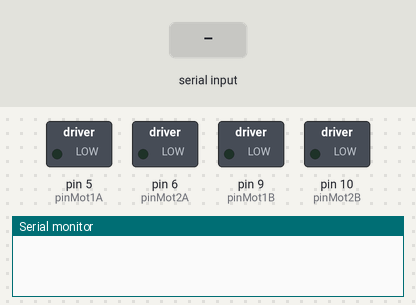
The sketch below on a simulated Arduino Uno, built with avr-gcc and run on an emulated ATmega328P. Parts: switched loads named in the sketch (green lamp = pin HIGH), the last lines printed to the serial monitor. The test bench sets the inputs (shaded band).

Above: at 1.2 s.
1.3 s: "F90\n" received over Serial
At 2.5 s:
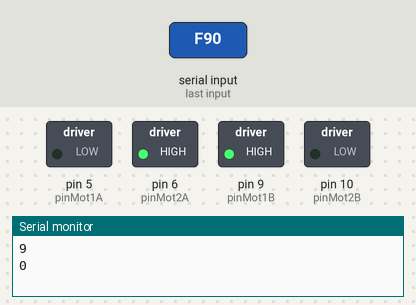
2.8 s: byte 82 ('R') received over Serial
At 3.7 s:
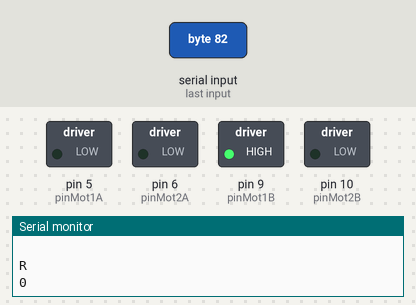
4.3 s: byte 113 ('q') received over Serial
5.8 s: byte 76 ('L') received over Serial
At 7.0 s:
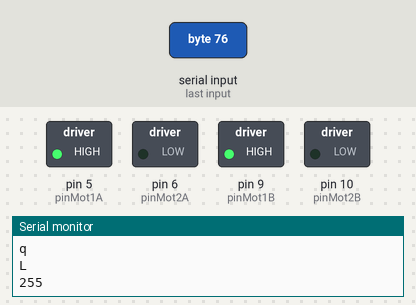
7.3 s: byte 66 ('B') received over Serial
At 8.3 s:
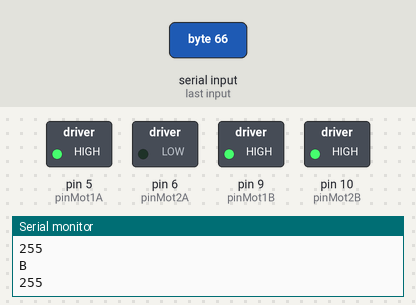
8.8 s: "R,45\n" received over Serial
At 9.5 s:
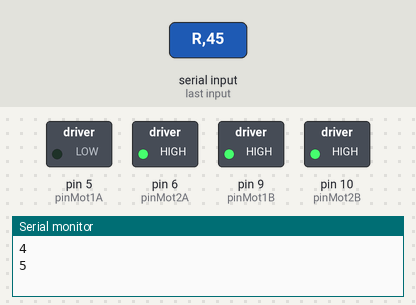
Timing chart, 0 to 11.3 s (numbered marks = the images above; inputs shaded):
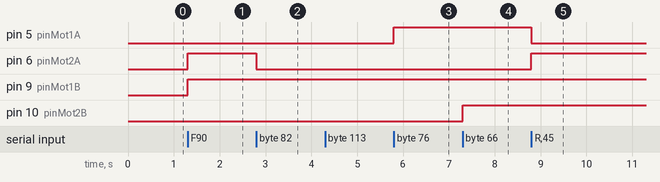

The sketch:

script-Sketch.ino
```cpp
#include <NewPing.h>

// Define os pinos para o sensor de ultrassom
#define TRIG_P 4 // Pino para enviar o sinal
#define ECHO_P 3 // Pino para receber o sinal
#define MAX_DISTANCE 14 // Distância máxima para medição

// Cria um objeto 'sonar' para o sensor de ultrassom
NewPing sonar(TRIG_P, ECHO_P, MAX_DISTANCE);

// Define os pinos para controle dos motores
#define pinMot1A 5
#define pinMot1B 9
#define pinMot2A 6
#define pinMot2B 10

int vel = 255;

void setup() {
    // Configura todos os pinos dos motores como saída
    pinMode(pinMot1A, OUTPUT);
    pinMode(pinMot1B, OUTPUT);
    pinMode(pinMot2A, OUTPUT);
    pinMode(pinMot2B, OUTPUT);

    // Inicializa a comunicação serial com a taxa de 9600 bps
    Serial.begin(9600);
}

void loop() {
  //  digitalWrite(pinMot2A, vel); frente esquerda
  //  digitalWrite(pinMot1B, vel); frente direita

    // Declara uma variável para armazenar o caractere recebido pela comunicação serial
    char value;

    // Verifica se há dados disponíveis na porta serial
    if (Serial.available()) {
        // Lê o caractere disponível na porta serial
        value = Serial.read();
        // Envia de volta o caractere lido
        Serial.write(value);
        Serial.println(" ");

        if(
          value == '0'||
          value == '1'||
          value == '2'||
          value == '3'||
          value == '4'||
          value == '5'||
          value == '6'||
          value == '7'||
          value == '8'||
          value == '9'||
          (value == 'q')
        )

        {
          if(value == 'q'){
            value = 10;
            vel = value * 25.5;
          } else {
            int index = int(value) - 48;
            vel = index * 25.5;
          }
        }


        // Executa uma ação de acordo com o caractere recebido
        switch (value) {
            case 'S': // Se receber 's', para os motores
                Serial.println(vel);
                analogWrite(pinMot1A, LOW);
                analogWrite(pinMot1B, LOW);
                analogWrite(pinMot2A, LOW);
                analogWrite(pinMot2B, LOW);
                break;

            case 'F': // Se receber 'w', movimenta para frente
                Serial.println(vel);
                analogWrite(pinMot2B, LOW);
                analogWrite(pinMot1A, LOW);
                analogWrite(pinMot2A, vel);
                analogWrite(pinMot1B, vel);
                break;

            case 'L': // Se receber 'a', movimenta para a esquerda
                Serial.println(vel);
                analogWrite(pinMot2B, LOW);
                analogWrite(pinMot2A, LOW);
                analogWrite(pinMot1A, vel);
                analogWrite(pinMot1B, vel);
                break;

            case 'R': // Se receber 'd', movimenta para a direita
                Serial.println(vel);
                analogWrite(pinMot1A, LOW);
                analogWrite(pinMot1A, LOW);
                analogWrite(pinMot2A, vel);
                analogWrite(pinMot2B, vel);
                break;

            case 'B': // Se receber 'S', movimenta para trás
                Serial.println(vel);
                analogWrite(pinMot1A, LOW);
                analogWrite(pinMot2A, LOW);
                analogWrite(pinMot1A, vel);
                analogWrite(pinMot2B, vel);
                break;
            case 'G':
                Serial.println(vel);
                analogWrite(pinMot1B, vel);
                analogWrite(pinMot2A, LOW);
                analogWrite(pinMot1A, LOW);
                analogWrite(pinMot2B, LOW);
                break;
            case 'I':
                Serial.println(vel);
                analogWrite(pinMot2A, vel);
                analogWrite(pinMot1B, LOW);
                analogWrite(pinMot1A, LOW);
                analogWrite(pinMot2B, LOW);
                break;
            case 'H':
                Serial.println(vel);
                analogWrite(pinMot1A, vel);
                analogWrite(pinMot1B, LOW);
                analogWrite(pinMot2A, LOW);
                analogWrite(pinMot2B, LOW);
                break;
            case 'J':
                Serial.println(vel);
                analogWrite(pinMot2B, vel);
                analogWrite(pinMot1B, LOW);
                analogWrite(pinMot1A, LOW);
                analogWrite(pinMot2A, LOW);
                break;
            default:
                break;
        }
    }
}
```

Measured:
- after the input at 1.3 s, pin 6 (pinMot2A), pin 9 (pinMot1B): LOW → HIGH at once
- after the input at 2.8 s, pin 6 (pinMot2A): HIGH → LOW at once
- after the input at 5.8 s, pin 5 (pinMot1A): LOW → HIGH at once
- after the input at 7.3 s, pin 10 (pinMot2B): LOW → HIGH at once
- after the input at 8.8 s, pin 5 (pinMot1A): HIGH → LOW at once; pin 6 (pinMot2A): LOW → HIGH at once
